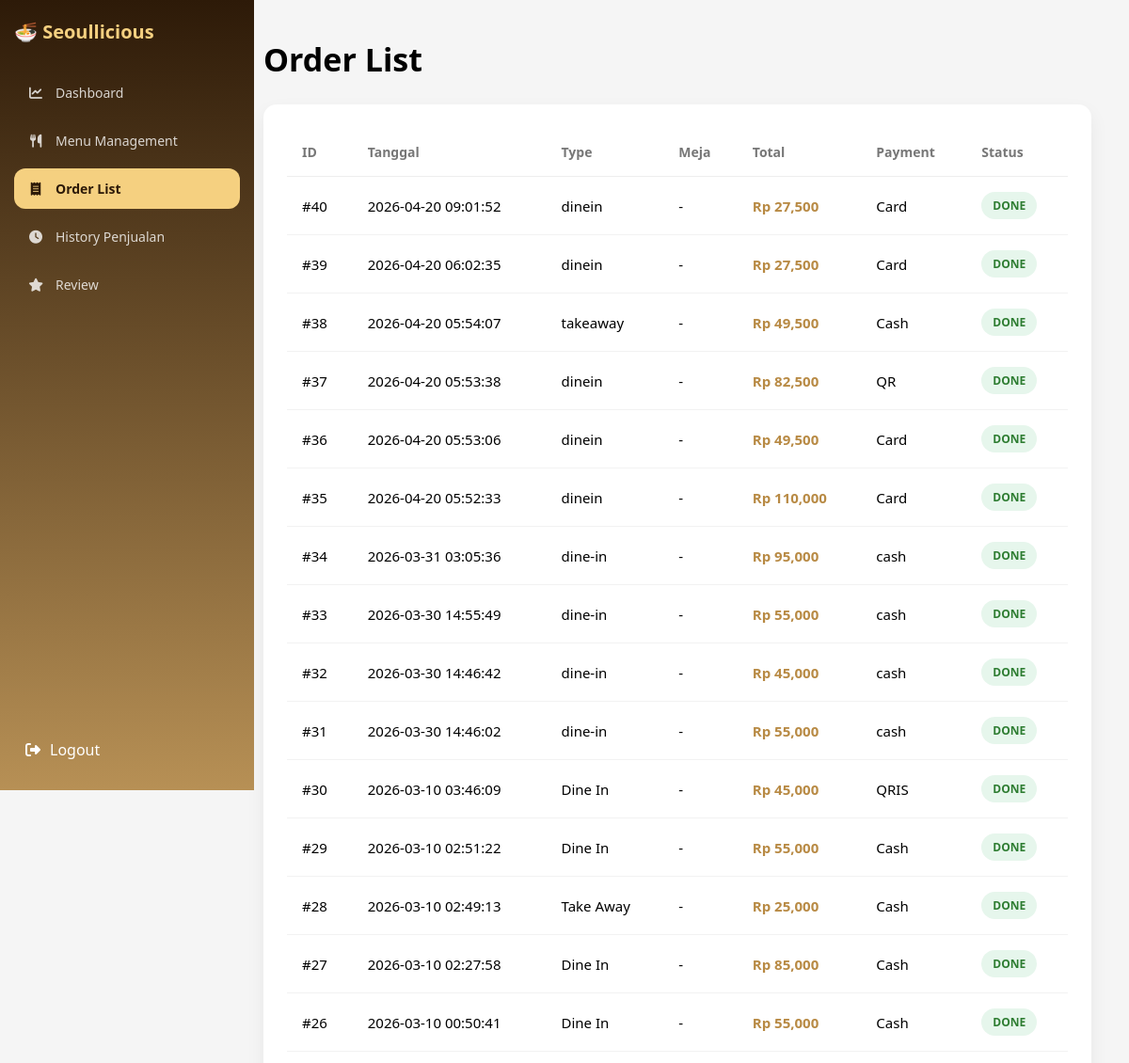
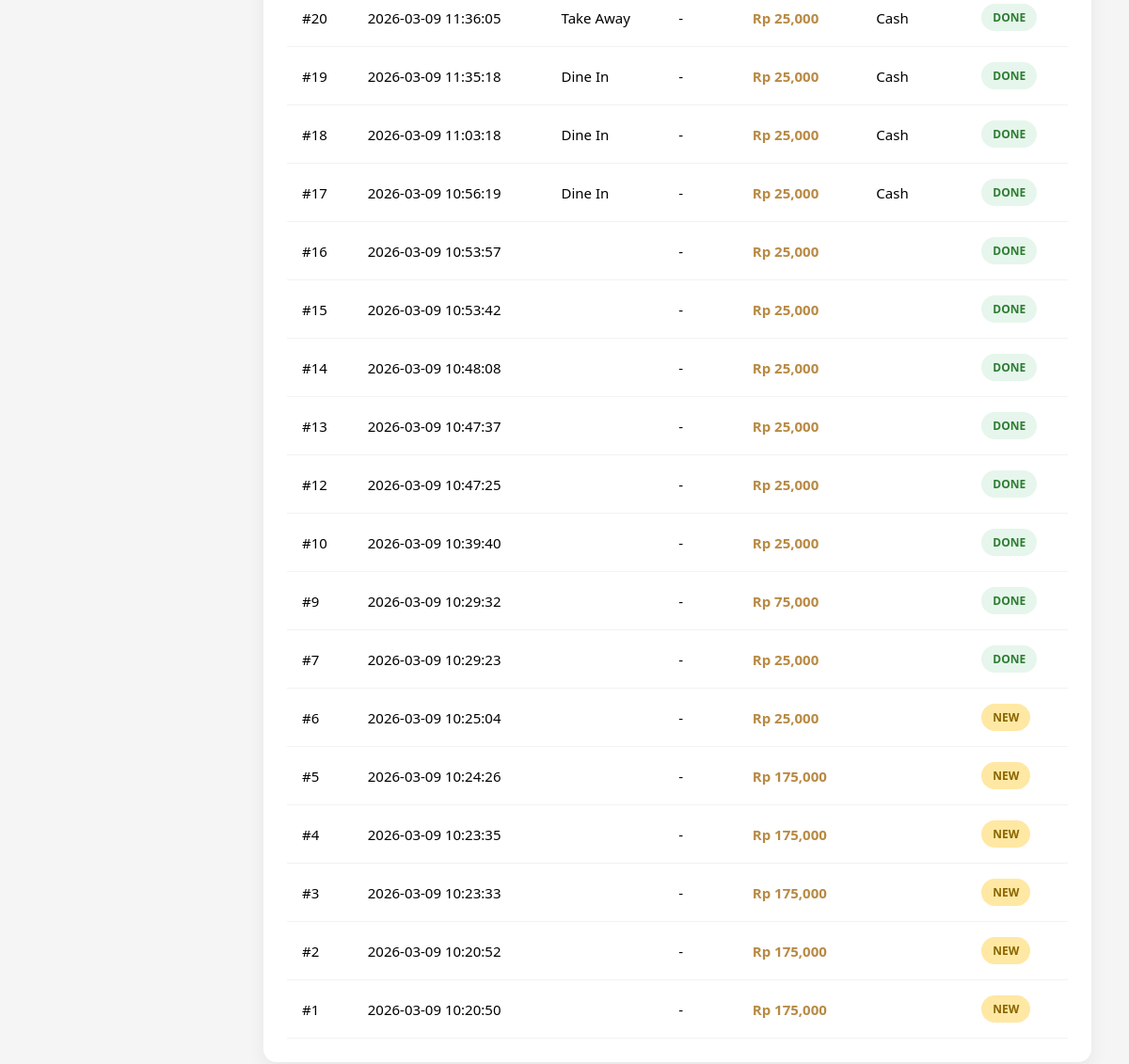
/admin/order_list.php, run on the app's committed database (2 pictures, top to bottom).
### tables this page shows
CREATE TABLE `orders` (
  `id_order` int(11) NOT NULL,
  `id_user` int(11) DEFAULT NULL,
  `total_items` int(11) DEFAULT NULL,
  `total_price` int(11) DEFAULT NULL,
  `order_status` enum('NEW','PROCESS','DONE') DEFAULT 'NEW',
  `table_number` int(11) DEFAULT NULL,
  `created_at` timestamp NOT NULL DEFAULT current_timestamp(),
  `tanggal` datetime DEFAULT NULL,
  `total` int(11) DEFAULT NULL,
  `meja` int(11) DEFAULT NULL,
  `order_type` varchar(20) DEFAULT NULL,
  `metode_bayar` varchar(20) DEFAULT NULL,
  `jam_mulai` time DEFAULT NULL,
  `jam_selesai` time DEFAULT NULL
);

### admin/order_list.php (the view, shortened to what this page needs)
<?php
include "../config/koneksi.php";
include "sidebar.php";
$data = mysqli_query($koneksi,"SELECT * FROM orders ORDER BY id_order DESC");
?>
<!DOCTYPE html>
<html>
<head>
</head>
<body>
<div class="main">
<div class="title">
Order List
</div>
<div class="card">
<table>
<thead>
<tr>
<th>ID</th>
<th>Tanggal</th>
<th>Type</th>
<th>Meja</th>
<th>Total</th>
<th>Payment</th>
<th>Status</th>
</tr>
</thead>
<tbody>
<?php while($o=mysqli_fetch_assoc($data)){ ?>
<tr>
<td>#<?php echo $o['id_order']; ?></td>
<td><?php echo $o['created_at']; ?></td>
<td><?php echo $o['order_type']; ?></td>
<td>
<?php
if($o['table_number']){
echo "Meja ".$o['table_number'];
}else{
echo "-";
}
?>
</td>
<td class="price">
Rp <?php echo number_format($o['total']); ?>
</td>
<td>
<?php echo $o['metode_bayar']; ?>
</td>
<td>
<?php if($o['order_status']=="DONE"){ ?>
<span class="badge done">DONE</span>
<?php } else { ?>
<a href="../process/update_status.php?id=<?php echo $o['id_order']; ?>">
<span class="badge new">NEW</span>
</a>
<?php } ?>
</td>
</tr>
<?php } ?>
</tbody>
</table>
</div>
</div>
</body>
</html>

### admin/sidebar.php (style rules this page uses)
body { margin:0; }

### admin/order_list.php (style rules this page uses)
body { font-family: 'Segoe UI', sans-serif; background:#f5f5f5; margin:0; }
.main { margin-left:240px; padding:40px; }
.title { font-size:34px; font-weight:700; margin-bottom:25px; }
.card { background:white; border-radius:14px; box-shadow:0 8px 20px rgba(0,0,0,0.06); padding:25px; }
table { width:100%; border-collapse:collapse; }
th { text-align:left; padding:16px; font-size:14px; color:#777; border-bottom:1px solid #eee; }
td { padding:16px; font-size:15px; border-bottom:1px solid #f2f2f2; }
.price { font-weight:600; color:#b88a44; }
.badge { padding:6px 12px; border-radius:20px; font-size:12px; font-weight:600; display:inline-block; }
.done { background:#e6f6ec; color:#2e7d32; }
.new { background:#ffe8a3; color:#8a6500; }

### data on the page
orders: id_order "40", created_at "2026-04-20 09:01:52", order_type "dinein", total "27,500", metode_bayar "Card", order_status "DONE"
orders: id_order "39", created_at "2026-04-20 06:02:35", order_type "dinein", total "27,500", metode_bayar "Card", order_status "DONE"
orders: id_order "38", created_at "2026-04-20 05:54:07", order_type "takeaway", total "49,500", metode_bayar "Cash", order_status "DONE"
orders: id_order "37", created_at "2026-04-20 05:53:38", order_type "dinein", total "82,500", metode_bayar "QR", order_status "DONE"
orders: id_order "36", created_at "2026-04-20 05:53:06", order_type "dinein", total "49,500", metode_bayar "Card", order_status "DONE"
orders: id_order "35", created_at "2026-04-20 05:52:33", order_type "dinein", total "110,000", metode_bayar "Card", order_status "DONE"
orders: id_order "34", created_at "2026-03-31 03:05:36", order_type "dine-in", total "95,000", metode_bayar "cash", order_status "DONE"
orders: id_order "33", created_at "2026-03-30 14:55:49", order_type "dine-in", total "55,000", metode_bayar "cash", order_status "DONE"
orders: id_order "32", created_at "2026-03-30 14:46:42", order_type "dine-in", total "45,000", metode_bayar "cash", order_status "DONE"
orders: id_order "31", created_at "2026-03-30 14:46:02", order_type "dine-in", total "55,000", metode_bayar "cash", order_status "DONE"
orders: id_order "30", created_at "2026-03-10 03:46:09", order_type "Dine In", total "45,000", metode_bayar "QRIS", order_status "DONE"
orders: id_order "29", created_at "2026-03-10 02:51:22", order_type "Dine In", total "55,000", metode_bayar "Cash", order_status "DONE"
orders: id_order "28", created_at "2026-03-10 02:49:13", order_type "Take Away", total "25,000", metode_bayar "Cash", order_status "DONE"
orders: id_order "27", created_at "2026-03-10 02:27:58", order_type "Dine In", total "85,000", metode_bayar "Cash", order_status "DONE"
orders: id_order "26", created_at "2026-03-10 00:50:41", order_type "Dine In", total "55,000", metode_bayar "Cash", order_status "DONE"
orders: id_order "20", created_at "2026-03-09 11:36:05", order_type "Take Away", total "25,000", metode_bayar "Cash", order_status "DONE"
orders: id_order "19", created_at "2026-03-09 11:35:18", order_type "Dine In", total "25,000", metode_bayar "Cash", order_status "DONE"
orders: id_order "18", created_at "2026-03-09 11:03:18", order_type "Dine In", total "25,000", metode_bayar "Cash", order_status "DONE"
orders: id_order "17", created_at "2026-03-09 10:56:19", order_type "Dine In", total "25,000", metode_bayar "Cash", order_status "DONE"
orders: id_order "16", created_at "2026-03-09 10:53:57", total "25,000", order_status "DONE"
orders: id_order "15", created_at "2026-03-09 10:53:42", total "25,000", order_status "DONE"
orders: id_order "14", created_at "2026-03-09 10:48:08", total "25,000", order_status "DONE"
orders: id_order "13", created_at "2026-03-09 10:47:37", total "25,000", order_status "DONE"
orders: id_order "12", created_at "2026-03-09 10:47:25", total "25,000", order_status "DONE"
orders: id_order "10", created_at "2026-03-09 10:39:40", total "25,000", order_status "DONE"
orders: id_order "9", created_at "2026-03-09 10:29:32", total "75,000", order_status "DONE"
orders: id_order "7", created_at "2026-03-09 10:29:23", total "25,000", order_status "DONE"
orders: id_order "6", created_at "2026-03-09 10:25:04", total "25,000"
orders: id_order "5", created_at "2026-03-09 10:24:26", total "175,000"
orders: id_order "4", created_at "2026-03-09 10:23:35", total "175,000"
orders: id_order "3", created_at "2026-03-09 10:23:33", total "175,000"
orders: id_order "2", created_at "2026-03-09 10:20:52", total "175,000"
orders: id_order "1", created_at "2026-03-09 10:20:50", total "175,000"
